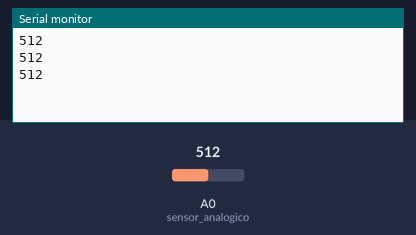
The sketch below on a simulated Arduino Uno, built with avr-gcc and run on an emulated ATmega328P. Parts: the last lines printed to the serial monitor. The test bench sets the inputs (shaded band); at power-on: A0 (sensor_analogico) = 512.

Above: at 1.3 s.
1.4 s: A0 (sensor_analogico) set to 716
At 1.9 s:
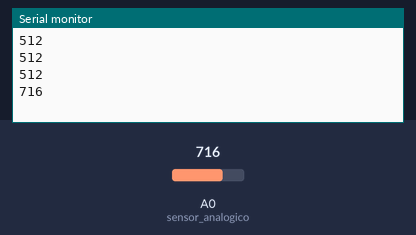
2.9 s: A0 (sensor_analogico) set to 900
At 3.4 s:
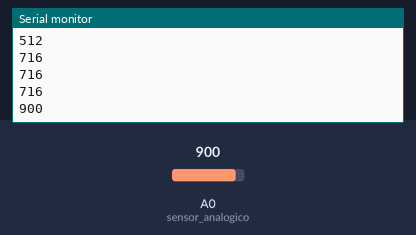
Timing chart, 0 to 5.9 s (numbered marks = the images above; inputs shaded):
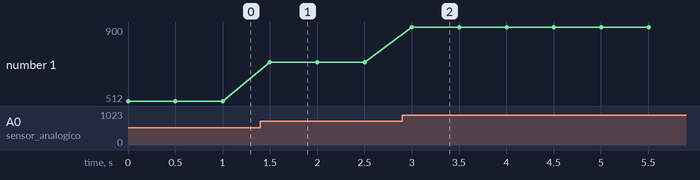

The sketch:

Sensor_analogico.ino
```cpp
/*Este Sketch envía cada medio segundo el valor
de un sensor analógico a través del puerto serial
*/

//la constante "sensor_analógico" guarda el número del pin al
//que conectamos el sensor:
const int sensor_analogico = A0;

//crea una variable de tipo entero para guardar el valor
//del sensor:
int valor_del_sensor;

void setup() { // la secuencia se ejecuta una sola vez

  //inicia la comunicación a través del puerto
  //serial a 9600 baudios de velocidad:
  Serial.begin(9600);
}

void loop() { // la secuencia se ejecuta una y otra vez por siempre

  //se guarda la lectura actual del sensor
  //en la variable valor_del_sensor:
  valor_del_sensor = analogRead(sensor_analogico);

  // se imprime la variable valor_del_sensor en
  // una nueva línea a través  del puerto serial:
  Serial.println(valor_del_sensor);

  delay(500); // espera medio segundo

}
```

Measured:
- after the input at 1.4 s, the serial monitor: prints a new line after 0.10 s (image 1)
- after the input at 2.9 s, the serial monitor: prints a new line after 0.10 s (image 2)
- plotted number 1: 512 → 716 after the input at 1.4 s, 716 → 900 after the input at 2.9 s
